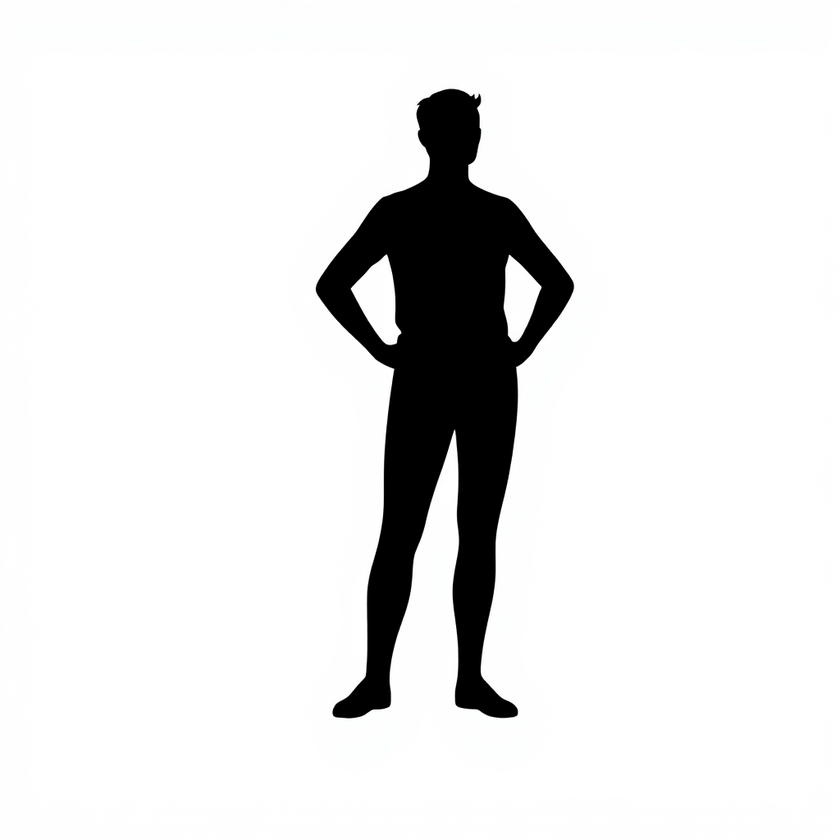
#> input picture reference_images/figures/standing.png, 840 x 840 px, shrunk from 1024 x 1024 before the run, found by its file name
$ python trace_figures.py
#> lines starting #> are read from the running program, lines starting #| are printed output that depends on the picture; after the words box and inside, x2 and y2 are one past the last pixel; in counts of white or black regions, pixels touching at a corner belong together
#!/usr/bin/env python3
"""
trace_figures.py
Traces all figure PNGs to SVG paths using scikit-image marching squares.
Saves figure_paths.json with path data + bounding boxes for plate embedding.
"""
import os, json, re
import numpy as np
from PIL import Image
from skimage import measure
from skimage.measure import approximate_polygon

OUTDIR = r'C:\Users\kanta\Documents\remember-forward\reference_images\figures'

SELECTED = {
    'standing':   'standing.png',
    'lying_sick': 'lying_sick.png',
    'kneeling':   'kneeling.png',
    'pouring':    'pouring_v2.png',
    'seated':     'seated_v2.png',
}

def trace_png(png_path, simplify=1.8, min_area=50):
#> called with simplify = 1.8, min_area = 50
    img = Image.open(png_path).convert('L')
    arr = np.array(img)
    h, w = arr.shape
#> h = 840; w = 840
    binary = arr < 128
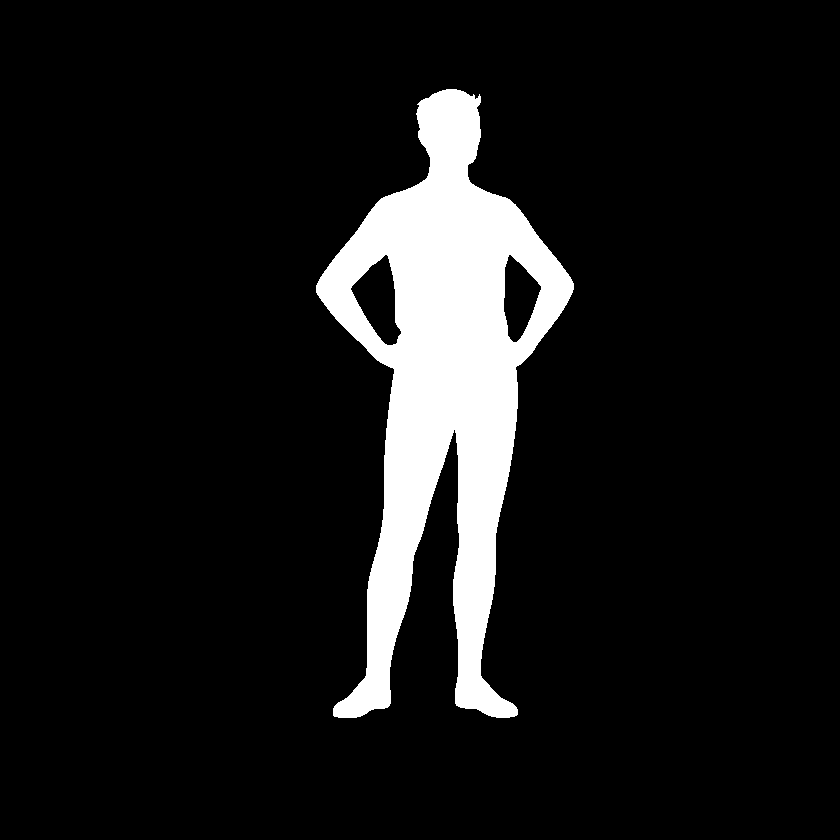
#> binary: shape (840, 840) bool; 9.6% white; 1 white region, box (x1, y1, x2, y2) and area: (316, 89, 574, 718) 67450
    padded = np.pad(binary, 1, mode='constant', constant_values=False)
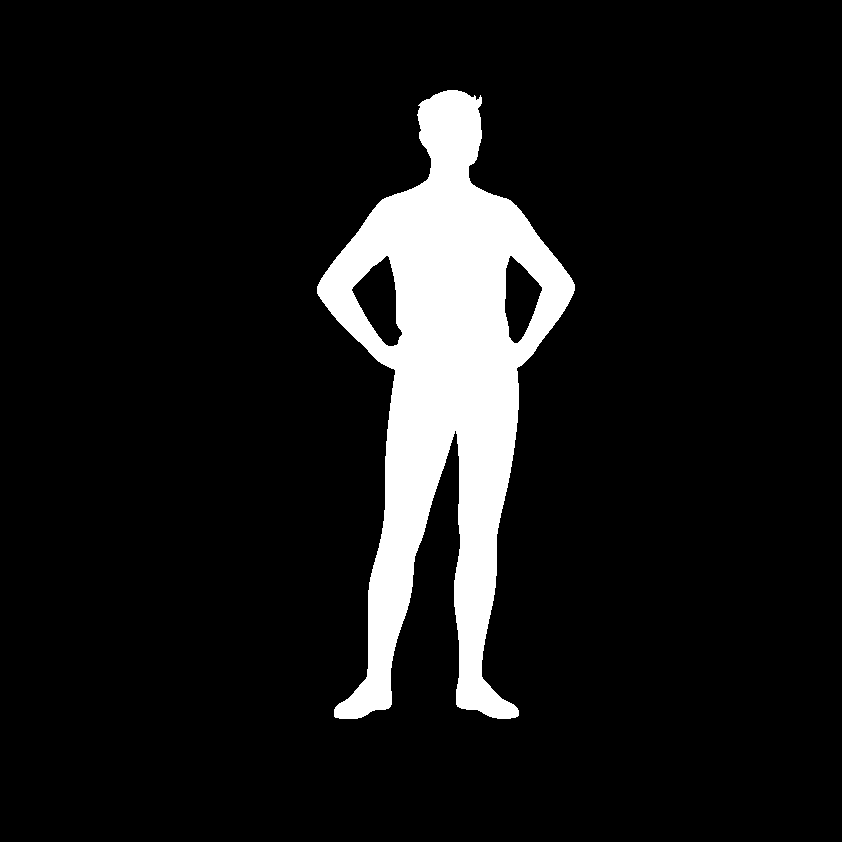
#> padded: shape (842, 842) bool; 9.5% white; 1 white region, box (x1, y1, x2, y2) and area: (317, 90, 575, 719) 67450
    contours = measure.find_contours(padded.astype(float), 0.5)
#> contours = 3 point arrays, longest 2657 points

    paths = []
    for contour in contours:
        pts = contour - 1  # remove padding offset
        if len(pts) < 20:
            continue
        simplified = approximate_polygon(pts, tolerance=simplify)
        if len(simplified) < 3:
            continue
        # Compute area (shoelace) to filter noise
        x, y = simplified[:,1], simplified[:,0]
        area = 0.5 * abs(np.dot(x, np.roll(y,-1)) - np.dot(y, np.roll(x,-1)))
        if area < min_area:
            continue
        d = f'M {simplified[0][1]:.1f} {simplified[0][0]:.1f}'
        for pt in simplified[1:]:
            d += f' L {pt[1]:.1f} {pt[0]:.1f}'
        d += ' Z'
        paths.append(d)
#> this loop made 3 passes
#> (area, d) on passes 1 to 2: (72054.5, 'M 509.0 717.5'), (2441.8, 'M 392.5 344.0')
#> (x, y, area, d) on pass 3: ([516.5, 527.5, 540.5, 509, 504.5, 503.5, 507.5, 513, 516.5], [341, 324, 286, 254.5, 267, 311, 335, 341.5, 341], 1994, 'M 516.5 341.0')
#> after the loop, paths = 3 items

    # Compute overall bounding box from all path coordinates
    all_x, all_y = [], []
    for d in paths:
        nums = re.findall(r'[-\d.]+', d)
        coords = [(float(nums[i]), float(nums[i+1])) for i in range(0, len(nums)-1, 2)]
        all_x += [c[0] for c in coords]
        all_y += [c[1] for c in coords]
#> this loop made 3 passes
#> after the loop, all_x = 100 values, max 573.5 at index 62, min 315.5 at index 34, mean 444; all_y = 100 values, max 717.5 at index 0, min 88.5 at index 46, mean 393.9

    bbox = {
        'x': min(all_x), 'y': min(all_y),
        'w': max(all_x)-min(all_x), 'h': max(all_y)-min(all_y),
        'img_w': w, 'img_h': h,
    } if all_x else {'x':0,'y':0,'w':w,'h':h,'img_w':w,'img_h':h}
#> bbox = {'x': 315.5, 'y': 88.5, 'w': 258, 'h': 629, 'img_w': 840, 'img_h': 840}

    return paths, bbox

results = {}
for name, fname in SELECTED.items():
    png_path = os.path.join(OUTDIR, fname)
    print(f'Tracing {name}...')
    paths, bbox = trace_png(png_path)
#> paths = 3 items
    print(f'  {len(paths)} contours, bbox: {bbox["w"]:.0f}x{bbox["h"]:.0f} at ({bbox["x"]:.0f},{bbox["y"]:.0f})')
#|   3 contours, bbox: 258x629 at (316,88)
    results[name] = {'paths': paths, 'bbox': bbox}

    # Also write standalone SVG for inspection
    w, h = int(bbox['img_w']), int(bbox['img_h'])
#> w = 840; h = 840
    svg = f'<svg xmlns="http://www.w3.org/2000/svg" viewBox="0 0 {w} {h}" width="{w}" height="{h}">\n'
    for d in paths:
        svg += f'  <path d="{d}" fill="black" fill-rule="evenodd"/>\n'
    svg += '</svg>'
    with open(os.path.join(OUTDIR, f'{name}_traced.svg'), 'w') as f:
        f.write(svg)
#> pass 2 of the loop `for name, fname in SELECTED.items():`:
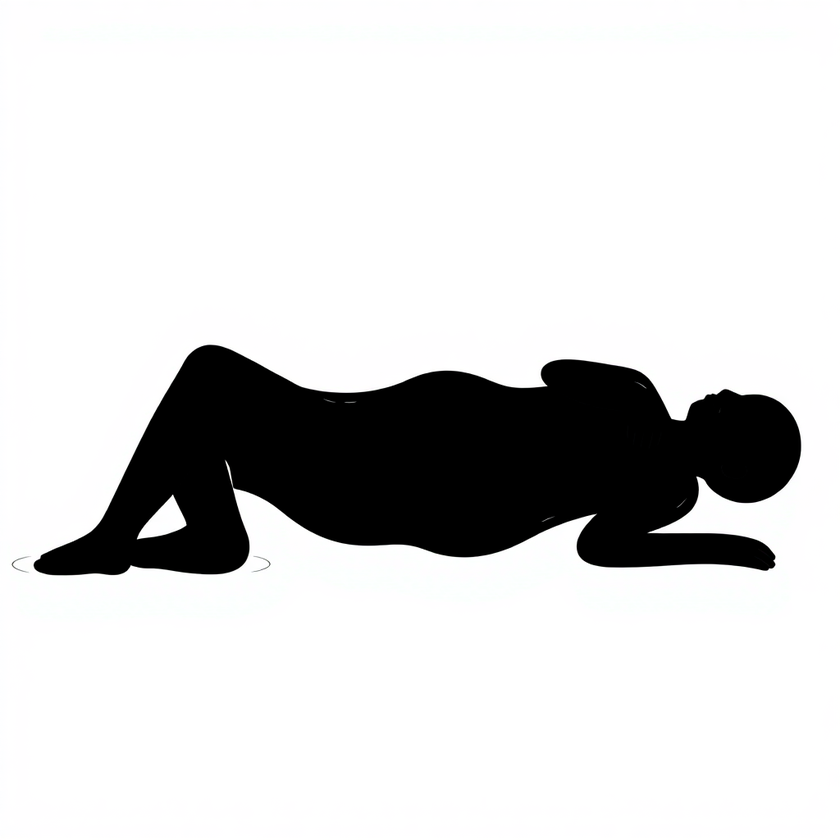
#> input picture reference_images/figures/lying_sick.png, 840 x 840 px, shrunk from 1024 x 1024 before the run, found by its file name
#> in trace_png (call 2), `binary = arr < 128`:
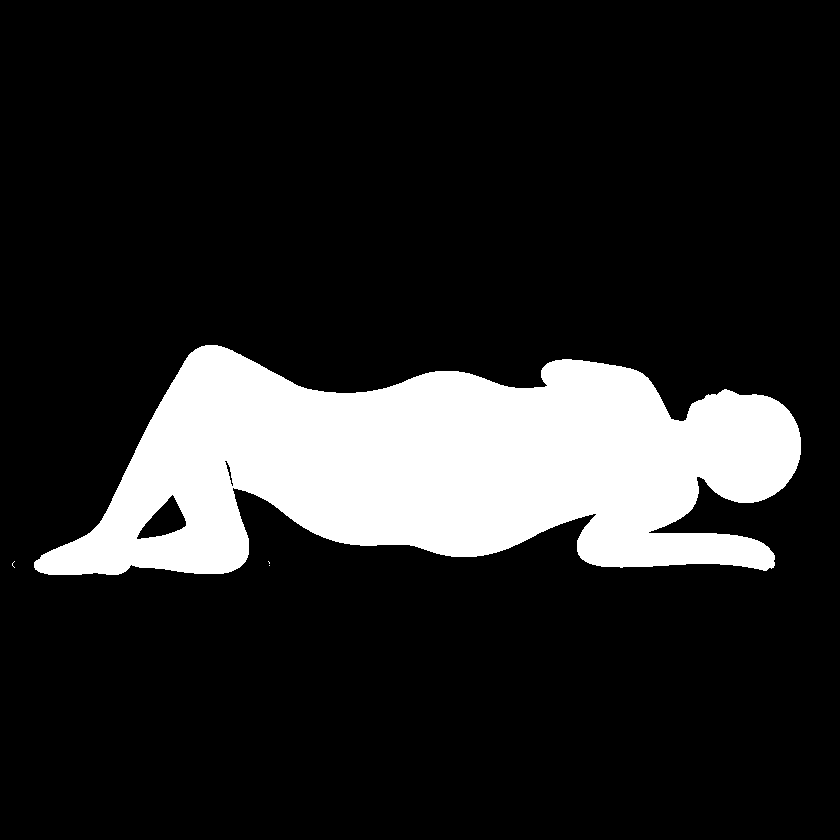
#> binary: shape (840, 840) bool; 15.7% white; 4 white regions (3 under 20 px), largest, box (x1, y1, x2, y2) and area: (34, 345, 801, 575) 111072
#> in trace_png (call 2), `padded = np.pad(binary, 1, mode='constant', constant_values=False)`:
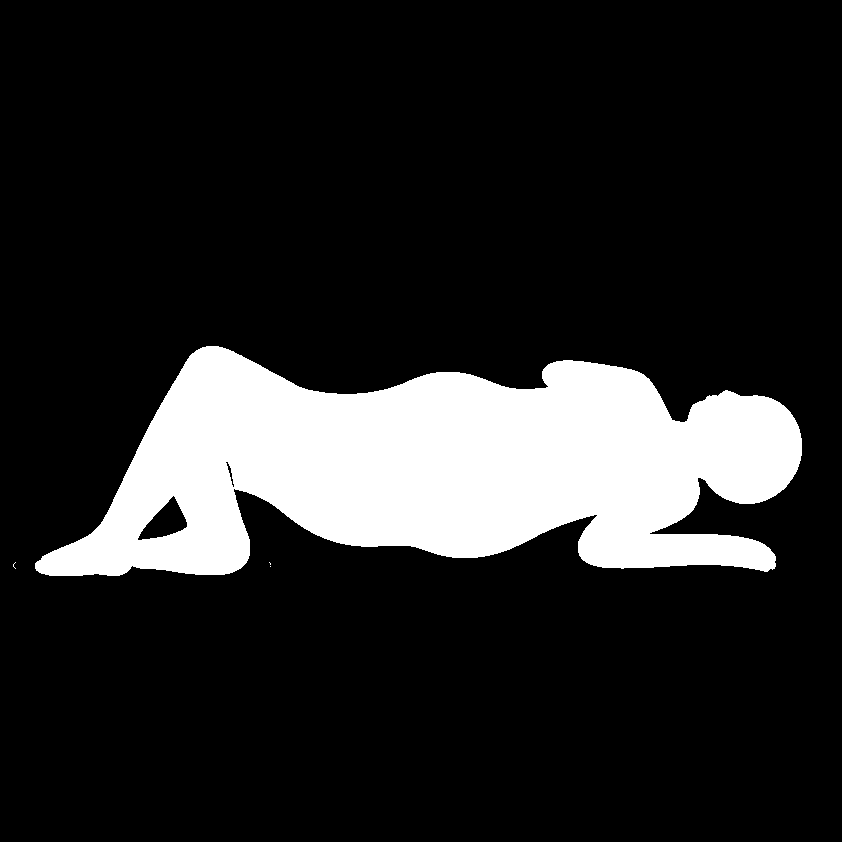
#> padded: shape (842, 842) bool; 15.7% white; 4 white regions (3 under 20 px), largest, box (x1, y1, x2, y2) and area: (35, 346, 802, 576) 111072
#> contours = 11 point arrays, longest 2845 points
#> the loop in trace_png (call 2), `for contour in contours:` made 11 passes
#> (area, d) on pass 1: (112140.5, 'M 118.0 574.5')
#> after the loop in trace_png (call 2), `for contour in contours:`: paths = 2 items
#> the loop in trace_png (call 2), `for d in paths:` made 2 passes
#> after the loop in trace_png (call 2), `for d in paths:`: all_x = 94 values, max 800.5 at index 41, min 33.5 at index 4, mean 455.7; all_y = 94 values, max 574.5 at index 0, min 344.5 at index 11, mean 481.7
#> in trace_png (call 2), `bbox = { 'x': min(all_x), 'y': min(all_y), 'w': max(all_x)-min(all_x),..`: bbox = {'x': 33.5, 'y': 344.5, 'w': 767, 'h': 230, 'img_w': 840, 'img_h': 840}
#> `paths, bbox = trace_png(png_path)`: paths = 2 items
#|   2 contours, bbox: 767x230 at (34,344)
#> the loop `for d in paths:` made 2 passes
#> pass 3 of the loop `for name, fname in SELECTED.items():`:
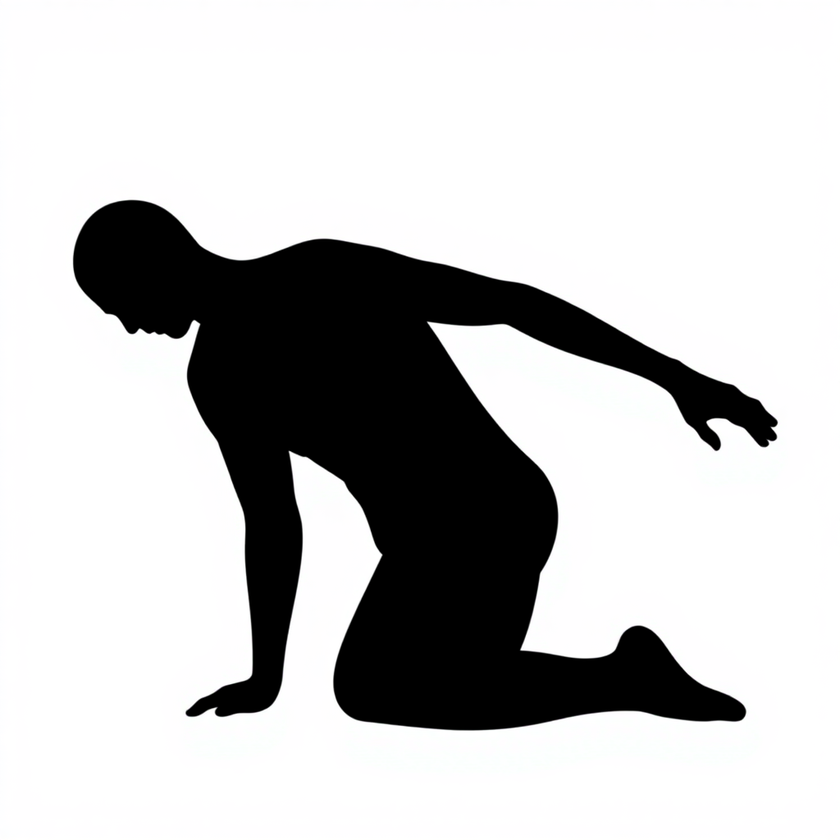
#> input picture reference_images/figures/kneeling.png, 840 x 840 px, shrunk from 1024 x 1024 before the run, found by its file name
#> in trace_png (call 3), `binary = arr < 128`:
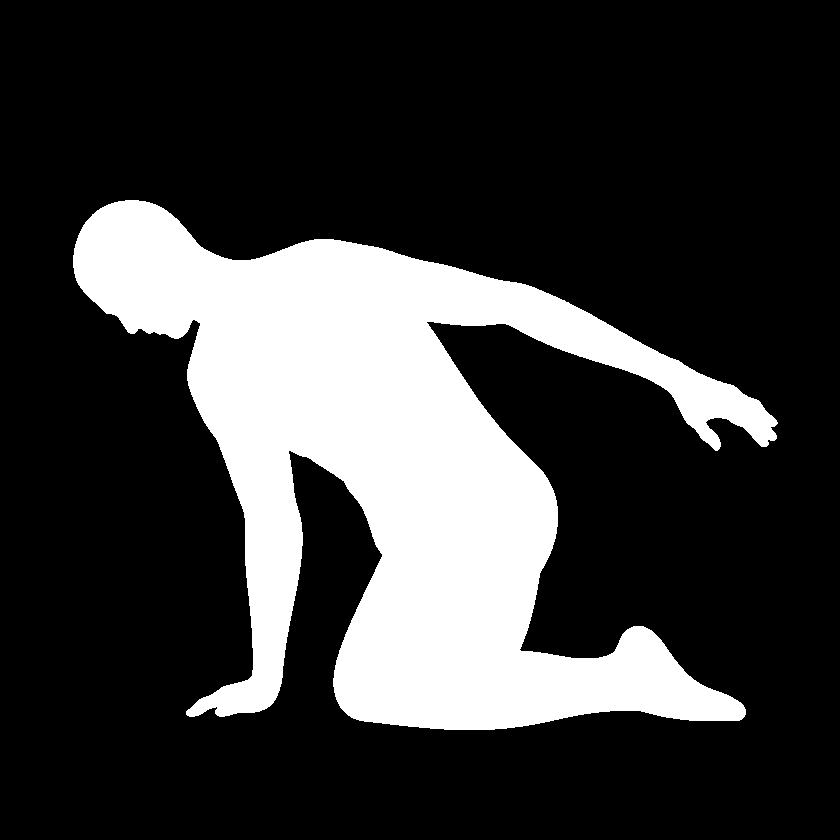
#> binary: shape (840, 840) bool; 22.6% white; 1 white region, box (x1, y1, x2, y2) and area: (73, 200, 778, 730) 159349
#> in trace_png (call 3), `padded = np.pad(binary, 1, mode='constant', constant_values=False)`:
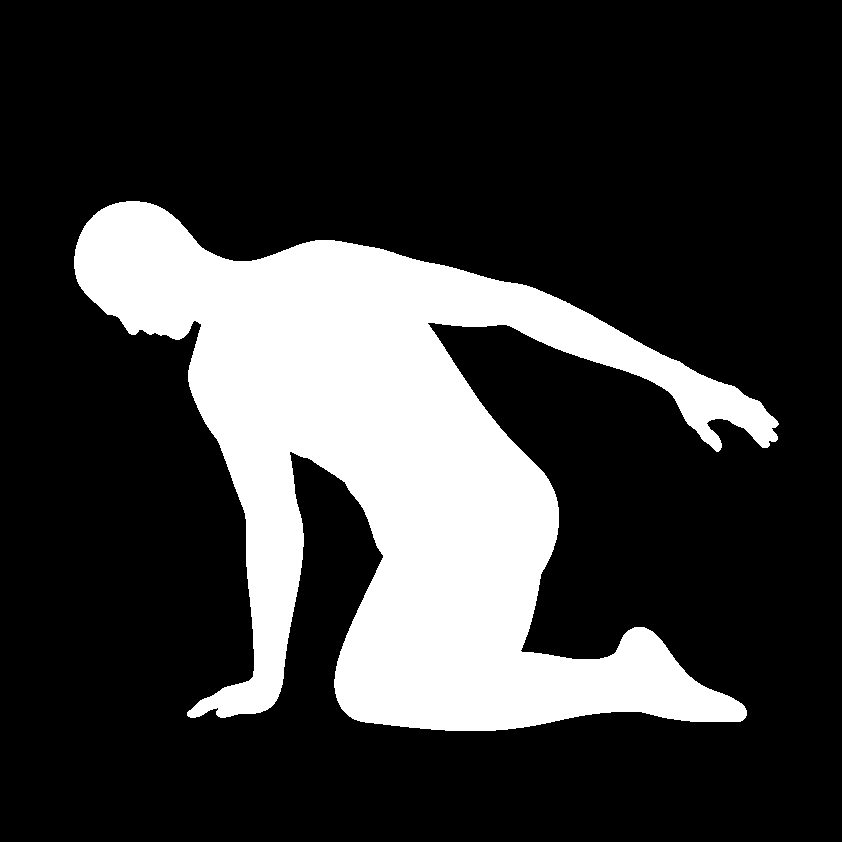
#> padded: shape (842, 842) bool; 22.5% white; 1 white region, box (x1, y1, x2, y2) and area: (74, 201, 779, 731) 159349
#> contours = 1 point arrays, longest 4573 points
#> the loop in trace_png (call 3), `for contour in contours:` made 1 pass
#> (area, d) on pass 1: (159264.5, 'M 494.0 729.5')
#> after the loop in trace_png (call 3), `for contour in contours:`: paths = 1 item
#> the loop in trace_png (call 3), `for d in paths:` made 1 pass
#> after the loop in trace_png (call 3), `for d in paths:`: all_x = 119 values, max 777.5 at index 71, min 72.5 at index 49, mean 429.3; all_y = 119 values, max 729.5 at index 0, min 199.5 at index 54, mean 485.8
#> in trace_png (call 3), `bbox = { 'x': min(all_x), 'y': min(all_y), 'w': max(all_x)-min(all_x),..`: bbox = {'x': 72.5, 'y': 199.5, 'w': 705, 'h': 530, 'img_w': 840, 'img_h': 840}
#> `paths, bbox = trace_png(png_path)`: paths = 1 item
#|   1 contours, bbox: 705x530 at (72,200)
#> the loop `for d in paths:` made 1 pass
#> the loop made 5 passes; the first 3 are shown

json_path = os.path.join(OUTDIR, 'figure_paths.json')
with open(json_path, 'w', encoding='utf-8') as f:
    json.dump(results, f, indent=2)
print(f'\nSaved: {json_path}')
#| Saved: C:\Users\kanta\Documents\remember-forward\reference_images\figures/figure_paths.json
